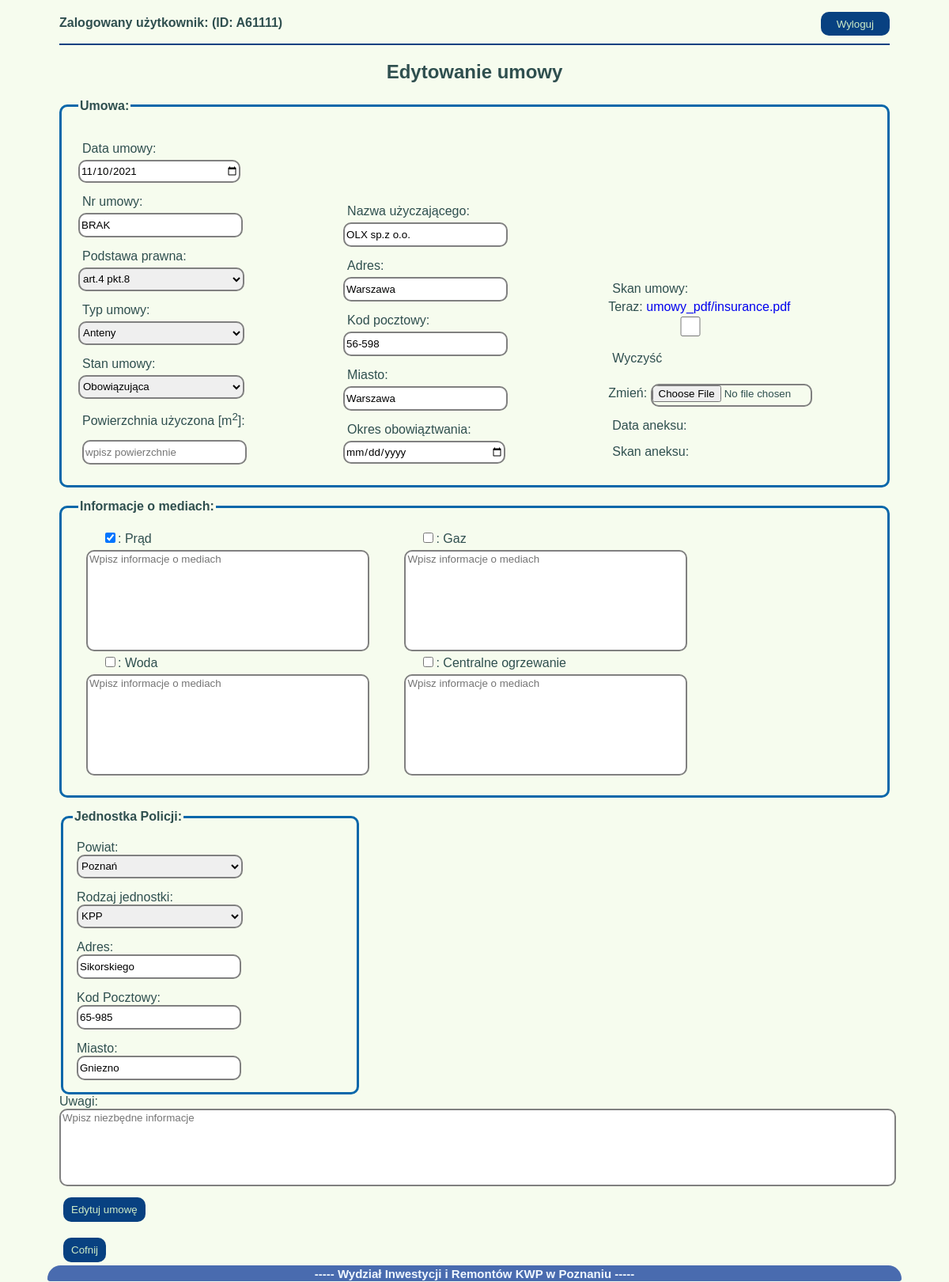
Before: /umowy/edytuj/1/ (signed in) with the older database file.
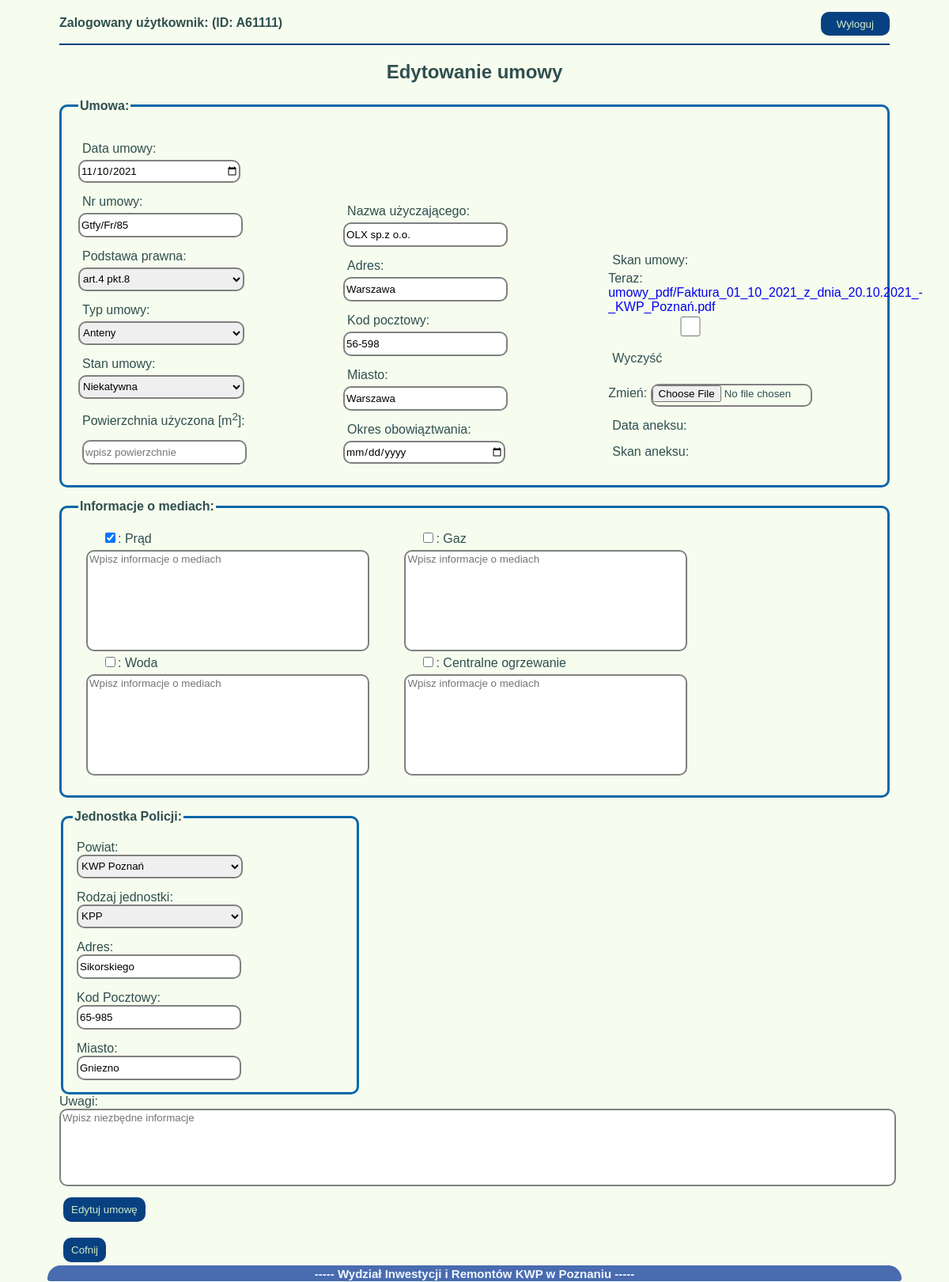
After: the same page with the newer database file.
### umowyapp/models.py (models this page shows, shortened)
class Umowa(models.Model):
    data_umowy = models.DateField(null=False)
    nr_umowy = models.CharField(max_length=20, blank=True, default="(BRAK NUMERU)")
    podstawa_prawna = models.ForeignKey(Podstawa_prawna, on_delete=models.CASCADE, blank=True)
    nazwa_uzyczajacego = models.CharField(max_length=30, null=True)
    adres_uzyczajacego = models.CharField(max_length=30, null=True)
    kod_pocztowy_uzyczajacego = models.CharField(max_length=6, null=True)
    miasto_uzyczajacego = models.CharField(max_length=20, null=True)
    okres_obowiazywania = models.DateField(null=True, blank=True)
    typ_umowy = models.ForeignKey(Rodzaj_umowy, on_delete=models.CASCADE)
    pow_uzyczona = models.DecimalField(max_digits=4, decimal_places=2, null=True, blank=True)
    rodzaj_kosztow_prad = models.BooleanField()
    informacje_prad = models.TextField(blank=True, default="")
    rodzaj_kosztow_gaz = models.BooleanField()
    informacje_gaz = models.TextField(blank=True, default="")
    rodzaj_kosztow_woda = models.BooleanField()
    informacje_woda = models.TextField(blank=True, default="")
    rodzaj_kosztow_co = models.BooleanField()
    informacje_co = models.TextField(blank=True, default="")
    powiaty_jedn = models.ForeignKey(Powiaty_Wlkp, on_delete=models.CASCADE)
    rodzaj_jedn = models.ForeignKey(Rodzaje_jednostek, on_delete=models.CASCADE)
    adres_jedn = models.CharField(max_length=30, null=True)
    miasto_jedn = models.CharField(max_length=20, null=True)
    kod_pocztowy_jedn = models.CharField(max_length=6, null=True)
    skan_umowy = models.FileField(upload_to='umowy_pdf', null=True, blank=True)
    stan_umowy = models.ForeignKey(Stan_umow, on_delete=models.CASCADE, blank=False, default=1)
    uwagi = models.TextField(blank=True, default="")
    archiwum = models.BooleanField(null=False, default=0)
    utworzenie = models.DateTimeField(auto_now_add=True)
    zmiana = models.DateTimeField(auto_now=True)
    autor = models.ForeignKey("auth.User", editable=False, on_delete=models.CASCADE)

### umowyapp/views.py (the view)
# urls.py: path('edytuj/<int:id>/', edytuj_umowe, name="edytuj_umowe"),
@login_required
def edytuj_umowe(request, id):
    umowa_edit = get_object_or_404(Umowa, pk=id)
    umowa_form = UmowyForm(request.POST or None, request.FILES or None, instance=umowa_edit)
    if umowa_form.is_valid():
        umowa_form.save()
        return redirect(wszystkie_umowy)
    return render(request, 'umowa_form.html', {'umowa_form': umowa_form, 'nowy': False})

### umowyapp/models.py (called while the page is built)
    def __str__(self):
        return f'{self.powiat}'

    def __str__(self):
        return f'{self.rodzaj}'

    def __str__(self):
        return f'{self.stan}'

    def __str__(self):
        return f'{self.rodz_um}'

    def __str__(self):
        return self.podstawa_praw()

    def podstawa_praw(self):
        return "{}".format(self.podstawa)

### templates/umowa_form.html (shortened to what the changed rows need)
{%extends 'start.html'%}
{%load bootstrap%}
{%block strona%}
{%if nowy%}
<h2 class="naglowki_form">Dodawanie nowej umowy</h2>
{%else%}
<h2 class="naglowki_form"> Edytowanie umowy</h2>
{%endif%}
<form method="post" enctype="multipart/form-data">
    <fieldset class="podglad_umow">
        <legend><b>Umowa:</b></legend>
        <div class="formularz">
            <label>Data umowy: </label>{{umowa_form.data_umowy}}
            <label>Nr umowy: </label>{{umowa_form.nr_umowy}}
            <label>Podstawa prawna:</label> {{umowa_form.podstawa_prawna}}
            <label>Typ umowy:</label> {{umowa_form.typ_umowy}}
            <label>Stan umowy:</label> {{umowa_form.stan_umowy}}
            <label>Powierzchnia użyczona [m<sup>2</sup>]:</label> <label><input type="number" step="any" name="pow_uzyczona"
                                                                         placeholder="wpisz powierzchnie"
                                                                         value={{umowa_form.pow_uzyczona.value}}></label>
        </div>
        <div class="formularz">
            <label>Nazwa użyczającego:</label> {{umowa_form.nazwa_uzyczajacego}}
            <label>Adres:</label> {{umowa_form.adres_uzyczajacego}}
            <label>Kod pocztowy:</label> {{umowa_form.kod_pocztowy_uzyczajacego}}
            <label>Miasto:</label> {{umowa_form.miasto_uzyczajacego}}
            <label>Okres obowiąztwania:</label> {{umowa_form.okres_obowiazywania}}
        </div>
        <div class="formularz">
            <label>Skan umowy:</label> {{umowa_form.skan_umowy}}
            <label>Data aneksu: </label>{{aneks_form.data_aneksu}}
            <label>Skan aneksu:</label> {{aneks_form.skan_aneksu}}
        </div>
    </fieldset>
    <fieldset class="podglad_umow">
        <div class="formularz_media">
            <label>{{umowa_form.rodzaj_kosztow_prad}}: {{umowa_form.rodzaj_kosztow_prad.label}}<br>
                <textarea class="media-form" placeholder="Wpisz informacje o mediach" name="informacje_prad" rows="10"
                          cols="35">{{umowa_form.informacje_prad.value}}</textarea></label>
        </div>
        <div class="formularz_media">
            <label>{{umowa_form.rodzaj_kosztow_gaz}}: {{umowa_form.rodzaj_kosztow_gaz.label}}<br>
                <textarea class="media-form" placeholder="Wpisz informacje o mediach" name="informacje_gaz" rows="10"
                          cols="35">{{umowa_form.informacje_gaz.value}}</textarea></label>
        </div>
        <div class="formularz_media">
            <label>{{umowa_form.rodzaj_kosztow_woda}}: {{umowa_form.rodzaj_kosztow_woda.label}}<br>
                <textarea class="media-form" placeholder="Wpisz informacje o mediach" name="informacje_woda" rows="10"
                          cols="35">{{umowa_form.informacje_woda.value}}</textarea></label>
        </div>
        <div class="formularz_media">
            <label>{{umowa_form.rodzaj_kosztow_co}}: {{umowa_form.rodzaj_kosztow_co.label}}<br>
                <textarea class="media-form" placeholder="Wpisz informacje o mediach" name="informacje_co" rows="10"
                          cols="35">{{umowa_form.informacje_co.value}}</textarea></label>
        </div>
    </fieldset>
    <fieldset class="formularz">
        <label class="adres_jednostki">Powiat: <br> {{umowa_form.powiaty_jedn}}</label>
        <label>Rodzaj jednostki:<br> {{umowa_form.rodzaj_jedn}}</label>
        <label>Adres:<br> {{umowa_form.adres_jedn}}</label>
        <label>Kod Pocztowy:<br> {{umowa_form.kod_pocztowy_jedn}}</label>
        <label>Miasto:<br> {{umowa_form.miasto_jedn}}</label>
    </fieldset>
</form>
{%endblock%}

Changed rows visible on the page:
changed Umowa "art.4 pkt.8": nr_umowy "BRAK" → "Gtfy/Fr/85"; stan_umowy "Obowiązująca" → "Niekatywna"; powiaty_jedn "Poznań" → "KWP Poznań"
Other visible differences:
text no longer shown: "Teraz: umowy_pdf/insurance.pdf Wyczyść Zmień:"
text now shown: "Teraz: umowy_pdf/Faktura_01_10_2021_z_dnia_20.10.2021_-_KWP_Poznań.pdf Wyczyść Zmień:"
